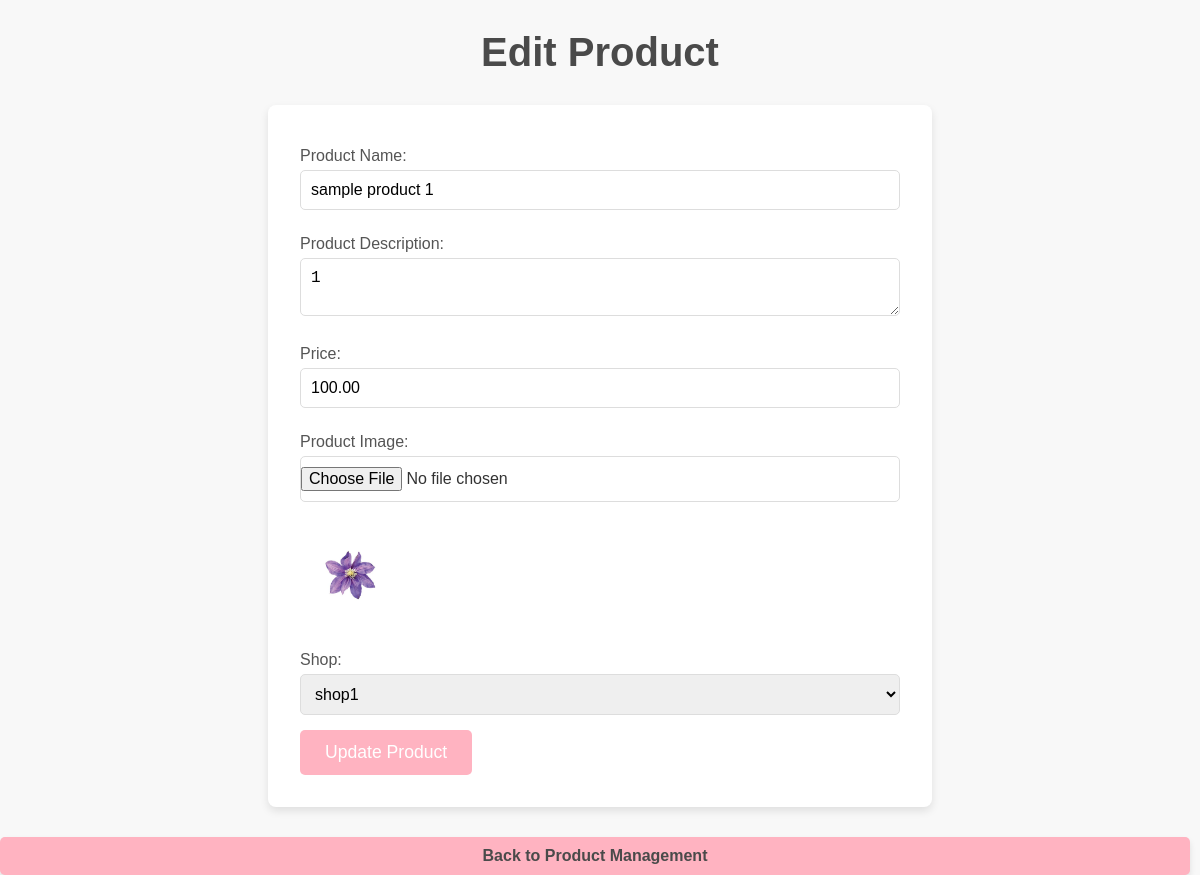
Screenshot of /edit_product.php?id=23 (signed in) with the database file from the repository.
### tables this page shows
CREATE TABLE `products` (
  `id` int(11) NOT NULL,
  `user_id` int(11) NOT NULL,
  `product_name` varchar(255) NOT NULL,
  `product_description` text NOT NULL,
  `price` decimal(10,2) NOT NULL,
  `product_image` varchar(255) NOT NULL,
  `created_at` timestamp NOT NULL DEFAULT current_timestamp(),
  `shop_id` int(11) NOT NULL
);

CREATE TABLE `shops` (
  `id` int(11) NOT NULL,
  `user_id` int(11) NOT NULL,
  `shop_name` varchar(255) NOT NULL,
  `shop_email` varchar(255) NOT NULL,
  `shop_address` text NOT NULL,
  `shop_phone` varchar(20) NOT NULL,
  `profile_picture` varchar(255) DEFAULT NULL,
  `identity_proof` varchar(255) DEFAULT NULL,
  `business_license` varchar(255) DEFAULT NULL,
  `sales_tax_registration` varchar(255) DEFAULT NULL,
  `valid_id` varchar(255) DEFAULT NULL,
  `created_at` timestamp NOT NULL DEFAULT current_timestamp()
);

### edit_product.php (the view, shortened to what this page needs)
<?php
require 'db.php';
if (isset($_GET['id'])) {
    $product_id = $_GET['id'];
    $query = "
        SELECT p.id, p.user_id, p.product_name, p.product_description, p.price, p.product_image, p.shop_id, s.shop_name
        FROM products p
        JOIN shops s ON p.shop_id = s.id
        WHERE p.id = ?";
    $stmt = $conn->prepare($query);
    $stmt->bind_param('i', $product_id);
    $stmt->execute();
    $result = $stmt->get_result();
    if ($result->num_rows > 0) {
        $product = $result->fetch_assoc();
    } else {
        echo "Product not found.";
        exit();
    }
}
?>
<!DOCTYPE html>
<html lang="en">
<head>
    <link rel="stylesheet" href="manage_products.css">
</head>
<body>
    <h1>Edit Product</h1>
    <form action="edit_product.php?id=<?php echo $product_id; ?>" method="POST" enctype="multipart/form-data">
        <label for="product_name">Product Name:</label>
        <input type="text" name="product_name" id="product_name" value="<?php echo htmlspecialchars($product['product_name']); ?>" required>
        <label for="product_description">Product Description:</label>
        <textarea name="product_description" id="product_description" required><?php echo htmlspecialchars($product['product_description']); ?></textarea>
        <label for="price">Price:</label>
        <input type="number" step="0.01" name="price" id="price" value="<?php echo htmlspecialchars($product['price']); ?>" required>
        <label for="product_image">Product Image:</label>
        <input type="file" name="product_image" id="product_image">
        <img src="uploads/<?php echo $product['product_image']; ?>" alt="Current Image" width="100" height="100">
        <label for="shop_id">Shop:</label>
        <select name="shop_id" id="shop_id">
            <?php
            $shops_query = "SELECT id, shop_name FROM shops";
            $shops_result = $conn->query($shops_query);
            while ($shop = $shops_result->fetch_assoc()):
            ?>
                <option value="<?php echo $shop['id']; ?>" <?php if ($shop['id'] == $product['shop_id']) echo 'selected'; ?>>
                    <?php echo htmlspecialchars($shop['shop_name']); ?>
                </option>
            <?php endwhile; ?>
        </select>
        <button type="submit" name="update_product">Update Product</button>
    </form>
    <a href="manage_products.php">Back to Product Management</a>
    </body>
</html>

### manage_products.css (style rules this page uses)
body { font-family: 'Arial', sans-serif; background-color: #f8f8f8; margin: 0; padding: 0; color: #333; }
h1 { text-align: center; font-size: 2.5rem; color: #4a4a4a; margin-top: 30px; }
a { display: inline-block; text-decoration: none; color: #fff; background-color: #ffb3c1; padding: 10px 20px; border-radius: 5px; font-size: 16px; font-weight: bold; margin-right: 10px; box-shadow: 0 4px 6px rgba(0, 0, 0, 0.1); transition: background-color 0.3s ease, transform 0.3s ease; }

### edit_product.php (style rules this page uses)
body { font-family: 'Arial', sans-serif; background-color: #f8f8f8; margin: 0; padding: 0; color: #333; }
h1 { text-align: center; font-size: 2.5rem; color: #4a4a4a; margin-top: 30px; }
form { background-color: #fff; padding: 2rem; margin: 30px auto; max-width: 600px; border-radius: 8px; box-shadow: 0 4px 8px rgba(0, 0, 0, 0.1); }
form label { display: block; font-size: 1rem; color: #555; margin: 10px 0 5px; }
form input[type="text"], form textarea, form input[type="number"], form select, form input[type="file"] { width: 100%; padding: 10px; margin-bottom: 15px; border: 1px solid #ddd; border-radius: 5px; font-size: 1rem; box-sizing: border-box; }
form textarea { resize: vertical; }
form input[type="file"] { padding: 10px 0; }
form img { margin: 10px 0; border-radius: 5px; }
button[type="submit"] { background-color: #ffb3c1; color: #fff; padding: 12px 25px; border: none; border-radius: 5px; font-size: 1.1rem; cursor: pointer; transition: background-color 0.3s ease; }
a { display: block; text-align: center; margin-top: 20px; text-decoration: none; color: #4a4a4a; font-size: 1rem; }

### rows the page displays
products: product_name "sample product 1", product_description "1", price "100.00", product_image (picture), shop_id "shop1"
